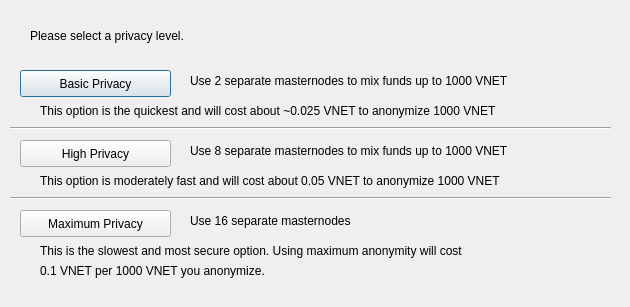
<?xml version="1.0" encoding="UTF-8"?>
<ui version="4.0">
 <class>DarksendConfig</class>
 <widget class="QDialog" name="DarksendConfig">
  <property name="geometry">
   <rect>
    <x>0</x>
    <y>0</y>
    <width>630</width>
    <height>307</height>
   </rect>
  </property>
  <property name="windowTitle">
   <string>Configure PrivateSend</string>
  </property>
  <widget class="QPushButton" name="buttonBasic">
   <property name="geometry">
    <rect>
     <x>20</x>
     <y>70</y>
     <width>151</width>
     <height>27</height>
    </rect>
   </property>
   <property name="text">
    <string>Basic Privacy</string>
   </property>
  </widget>
  <widget class="QPushButton" name="buttonHigh">
   <property name="geometry">
    <rect>
     <x>20</x>
     <y>140</y>
     <width>151</width>
     <height>27</height>
    </rect>
   </property>
   <property name="text">
    <string>High Privacy</string>
   </property>
  </widget>
  <widget class="QPushButton" name="buttonMax">
   <property name="geometry">
    <rect>
     <x>20</x>
     <y>210</y>
     <width>151</width>
     <height>27</height>
    </rect>
   </property>
   <property name="text">
    <string>Maximum Privacy</string>
   </property>
  </widget>
  <widget class="QLabel" name="label">
   <property name="geometry">
    <rect>
     <x>30</x>
     <y>20</y>
     <width>571</width>
     <height>31</height>
    </rect>
   </property>
   <property name="text">
    <string>Please select a privacy level.</string>
   </property>
  </widget>
  <widget class="QLabel" name="label_2">
   <property name="geometry">
    <rect>
     <x>190</x>
     <y>70</y>
     <width>421</width>
     <height>21</height>
    </rect>
   </property>
   <property name="text">
    <string>Use 2 separate masternodes to mix funds up to 1000 VNET</string>
   </property>
  </widget>
  <widget class="QLabel" name="label_3">
   <property name="geometry">
    <rect>
     <x>190</x>
     <y>140</y>
     <width>411</width>
     <height>21</height>
    </rect>
   </property>
   <property name="text">
    <string>Use 8 separate masternodes to mix funds up to 1000 VNET</string>
   </property>
  </widget>
  <widget class="QLabel" name="label_4">
   <property name="geometry">
    <rect>
     <x>190</x>
     <y>210</y>
     <width>421</width>
     <height>21</height>
    </rect>
   </property>
   <property name="text">
    <string>Use 16 separate masternodes</string>
   </property>
  </widget>
  <widget class="QLabel" name="label_6">
   <property name="geometry">
    <rect>
     <x>40</x>
     <y>100</y>
     <width>561</width>
     <height>21</height>
    </rect>
   </property>
   <property name="text">
    <string>This option is the quickest and will cost about ~0.025 VNET to anonymize 1000 VNET</string>
   </property>
  </widget>
  <widget class="QLabel" name="label_7">
   <property name="geometry">
    <rect>
     <x>40</x>
     <y>170</y>
     <width>561</width>
     <height>21</height>
    </rect>
   </property>
   <property name="text">
    <string>This option is moderately fast and will cost about 0.05 VNET to anonymize 1000 VNET</string>
   </property>
  </widget>
  <widget class="QLabel" name="label_8">
   <property name="geometry">
    <rect>
     <x>40</x>
     <y>240</y>
     <width>561</width>
     <height>21</height>
    </rect>
   </property>
   <property name="text">
    <string>This is the slowest and most secure option. Using maximum anonymity will cost</string>
   </property>
  </widget>
  <widget class="QLabel" name="label_9">
   <property name="geometry">
    <rect>
     <x>40</x>
     <y>260</y>
     <width>561</width>
     <height>21</height>
    </rect>
   </property>
   <property name="text">
    <string>0.1 VNET per 1000 VNET you anonymize.</string>
   </property>
  </widget>
  <widget class="Line" name="line">
   <property name="geometry">
    <rect>
     <x>10</x>
     <y>120</y>
     <width>601</width>
     <height>16</height>
    </rect>
   </property>
   <property name="orientation">
    <enum>Qt::Horizontal</enum>
   </property>
  </widget>
  <widget class="Line" name="line_2">
   <property name="geometry">
    <rect>
     <x>10</x>
     <y>190</y>
     <width>601</width>
     <height>16</height>
    </rect>
   </property>
   <property name="orientation">
    <enum>Qt::Horizontal</enum>
   </property>
  </widget>
 </widget>
 <resources/>
 <connections/>
</ui>
